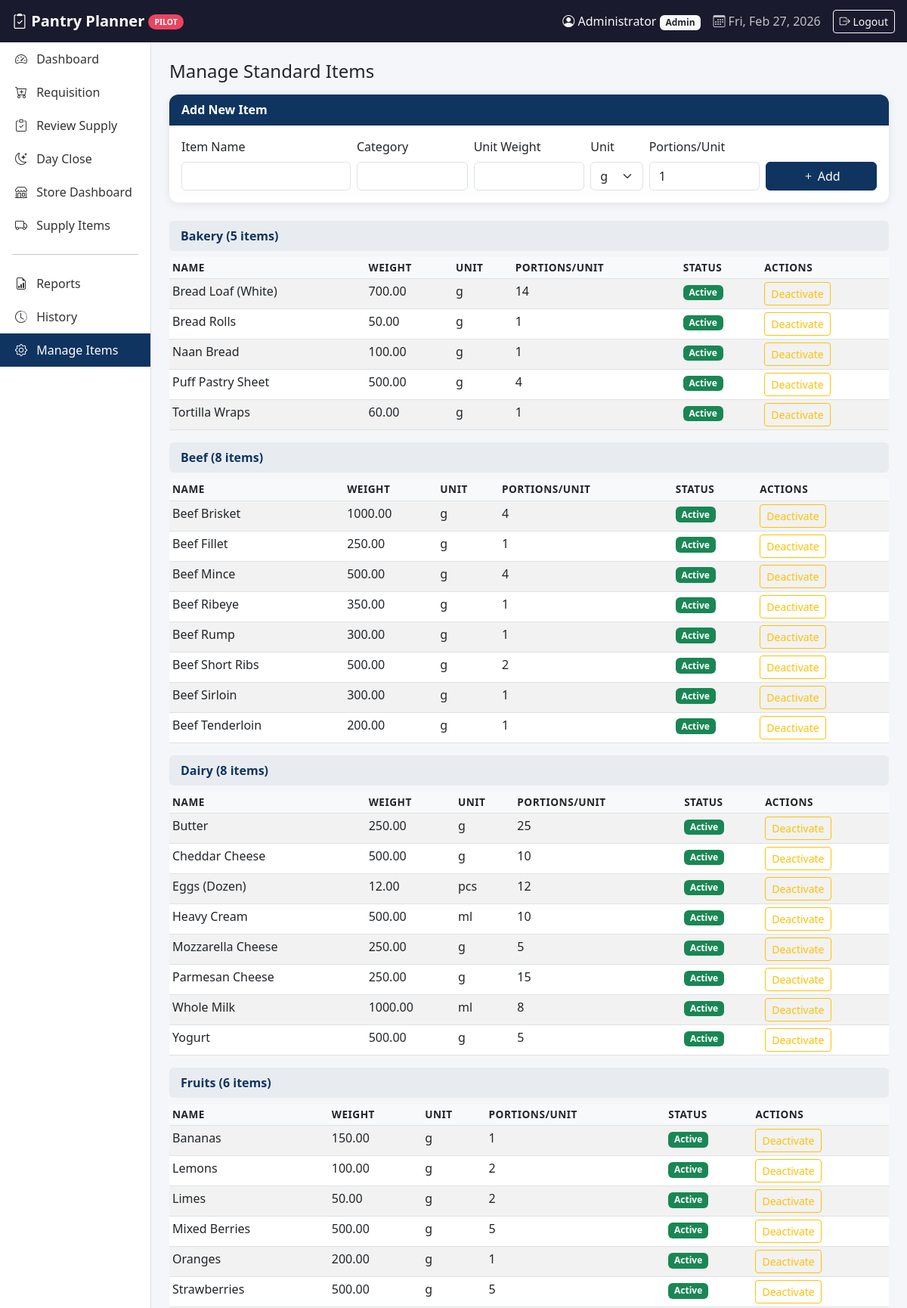
Page /app.php?page=manage_items (signed in, upper part) on the committed database.
### tables this page shows
CREATE TABLE IF NOT EXISTS pilot_items (
    id INT AUTO_INCREMENT PRIMARY KEY,
    name VARCHAR(100) NOT NULL,
    category VARCHAR(50) NOT NULL,
    unit_weight DECIMAL(10,2) NOT NULL,
    weight_unit VARCHAR(10) NOT NULL DEFAULT 'g',
    portions_per_unit INT NOT NULL DEFAULT 1,
    is_active TINYINT(1) DEFAULT 1,
    created_at TIMESTAMP DEFAULT CURRENT_TIMESTAMP
);

### config.php (called while the page is built, shortened)
<?php
function getUserRole() {
    return $_SESSION['pilot_user_role'] ?? '';
}
function getUserName() {
    return $_SESSION['pilot_user_name'] ?? '';
}

### app.php (the view, shortened to what this page needs)
<?php
require_once 'config.php';
$db = getDB();
$role = getUserRole();
$page = $_GET['page'] ?? ($role === 'store' ? 'store_dashboard' : 'chef_dashboard');
?>
<!DOCTYPE html>
<html lang="en">
<head>
    <link href="https://cdn.jsdelivr.net/npm/bootstrap@5.3.0/dist/css/bootstrap.min.css" rel="stylesheet">
    <link href="https://cdn.jsdelivr.net/npm/bootstrap-icons@1.10.0/font/bootstrap-icons.css" rel="stylesheet">
</head>
<body>
    <nav class="navbar navbar-dark px-3 no-print">
        <span class="navbar-brand">
            <i class="bi bi-clipboard2-check"></i> Pantry Planner <span class="badge-pilot">PILOT</span>
        </span>
        <div class="d-flex align-items-center gap-3">
            <span class="text-light">
                <i class="bi bi-person-circle"></i> <?= htmlspecialchars(getUserName()) ?>
                <span class="badge bg-light text-dark"><?= ucfirst($role) ?></span>
            </span>
            <span class="text-light opacity-75"><i class="bi bi-calendar3"></i> <?= date('D, M j, Y') ?></span>
            <a href="logout.php" class="btn btn-outline-light btn-sm"><i class="bi bi-box-arrow-right"></i> Logout</a>
        </div>
    </nav>
    <div class="container-fluid">
        <div class="row">
            <div class="col-md-2 sidebar no-print p-0">
                <nav class="nav flex-column">
                    <?php if ($role === 'chef' || $role === 'admin'): ?>
                        <a class="nav-link <?= $page === 'chef_dashboard' ? 'active' : '' ?>" href="?page=chef_dashboard">
                            <i class="bi bi-speedometer2"></i> Dashboard
                        </a>
                        <a class="nav-link <?= $page === 'requisition' ? 'active' : '' ?>" href="?page=requisition">
                            <i class="bi bi-cart-plus"></i> Requisition
                        </a>
                        <a class="nav-link <?= $page === 'review_supply' ? 'active' : '' ?>" href="?page=review_supply">
                            <i class="bi bi-clipboard-check"></i> Review Supply
                        </a>
                        <a class="nav-link <?= $page === 'day_close' ? 'active' : '' ?>" href="?page=day_close">
                            <i class="bi bi-moon-stars"></i> Day Close
                        </a>
                    <?php endif; ?>
                    <?php if ($role === 'store' || $role === 'admin'): ?>
                        <a class="nav-link <?= $page === 'store_dashboard' ? 'active' : '' ?>" href="?page=store_dashboard">
                            <i class="bi bi-shop"></i> Store Dashboard
                        </a>
                        <a class="nav-link <?= $page === 'supply' ? 'active' : '' ?>" href="?page=supply">
                            <i class="bi bi-truck"></i> Supply Items
                        </a>
                    <?php endif; ?>
                    <hr class="mx-3">
                    <a class="nav-link <?= $page === 'reports' ? 'active' : '' ?>" href="?page=reports">
                        <i class="bi bi-file-earmark-bar-graph"></i> Reports
                    </a>
                    <a class="nav-link <?= $page === 'history' ? 'active' : '' ?>" href="?page=history">
                        <i class="bi bi-clock-history"></i> History
                    </a>
                    <?php if ($role === 'admin'): ?>
                        <a class="nav-link <?= $page === 'manage_items' ? 'active' : '' ?>" href="?page=manage_items">
                            <i class="bi bi-gear"></i> Manage Items
                        </a>
                    <?php endif; ?>
                </nav>
            </div>
            <div class="col-md-10 main-content">
                <?php
                switch ($page) {
                    case 'manage_items':
                        include_manage_items($db);
                        break;
                }
                ?>
            </div>
        </div>
    </div>
</body>
</html>
<?php
function include_manage_items($db) {
    $items = $db->query("SELECT * FROM pilot_items ORDER BY category, name")->fetchAll();
    $categories = [];
    foreach ($items as $item) {
        $categories[$item['category']][] = $item;
    }
?>
    <h4 class="mb-3">Manage Standard Items</h4>
    <div class="card mb-4">
        <div class="card-header">Add New Item</div>
        <div class="card-body">
            <form id="addItemForm" class="row g-2 align-items-end">
                <div class="col-md-3">
                    <label class="form-label">Item Name</label>
                    <input type="text" name="name" class="form-control" required>
                </div>
                <div class="col-md-2">
                    <label class="form-label">Category</label>
                    <input type="text" name="category" class="form-control" list="catList" required>
                </div>
                <div class="col-md-2">
                    <label class="form-label">Unit Weight</label>
                    <input type="number" name="unit_weight" class="form-control" step="0.01" required>
                </div>
                <div class="col-md-1">
                    <label class="form-label">Unit</label>
                    <select name="weight_unit" class="form-select">
                        <option value="g">g</option>
                    </select>
                </div>
                <div class="col-md-2">
                    <label class="form-label">Portions/Unit</label>
                    <input type="number" name="portions_per_unit" class="form-control" min="1" value="1" required>
                </div>
                <div class="col-md-2">
                    <button type="submit" class="btn btn-primary w-100"><i class="bi bi-plus"></i> Add</button>
                </div>
            </form>
        </div>
    </div>
    <?php foreach ($categories as $cat => $catItems): ?>
        <div class="category-header"><?= htmlspecialchars($cat) ?> (<?= count($catItems) ?> items)</div>
        <table class="table table-sm table-striped">
            <thead><tr><th>Name</th><th>Weight</th><th>Unit</th><th>Portions/Unit</th><th>Status</th><th>Actions</th></tr></thead>
            <tbody>
            <?php foreach ($catItems as $it): ?>
                <tr>
                    <td><?= htmlspecialchars($it['name']) ?></td>
                    <td><?= $it['unit_weight'] ?></td>
                    <td><?= $it['weight_unit'] ?></td>
                    <td><?= $it['portions_per_unit'] ?></td>
                    <td><?= $it['is_active'] ? '<span class="badge bg-success">Active</span>' : '<span class="badge bg-secondary">Inactive</span>' ?></td>
                    <td>
                        <button class="btn btn-sm btn-outline-<?= $it['is_active'] ? 'warning' : 'success' ?>"
                                onclick="toggleItem(<?= $it['id'] ?>, <?= $it['is_active'] ? 0 : 1 ?>)">
                            <?= $it['is_active'] ? 'Deactivate' : 'Activate' ?>
                        </button>
                    </td>
                </tr>
            <?php endforeach; ?>
            </tbody>
        </table>
    <?php endforeach; ?>
<?php
}
?>

### app.php (style rules this page uses)
:root { --primary: #0f3460; --accent: #e94560; --dark: #1a1a2e; --light-bg: #f4f6f9; }
body { background: var(--light-bg); font-family: 'Segoe UI', system-ui, sans-serif; }
.navbar { background: var(--dark) !important; }
.navbar-brand { font-weight: 700; color: #fff !important; }
.badge-pilot { background: var(--accent); font-size: 0.65rem; padding: 3px 8px; border-radius: 10px; vertical-align: middle; }
.sidebar { background: #fff; min-height: calc(100vh - 56px); border-right: 1px solid #e0e0e0; padding-top: 20px; }
.sidebar .nav-link { color: #333; padding: 10px 20px; border-radius: 0; font-weight: 500; }
.sidebar .nav-link:hover, .sidebar .nav-link.active { background: var(--primary); color: #fff; }
.sidebar .nav-link i { margin-right: 8px; width: 20px; text-align: center; }
.main-content { padding: 24px; }
.card { border: none; box-shadow: 0 2px 12px rgba(0,0,0,0.08); border-radius: 12px; }
.card-header { background: var(--primary); color: #fff; border-radius: 12px 12px 0 0 !important; font-weight: 600; }
.btn-primary { background: var(--primary); border-color: var(--primary); }
.table th { background: #f8f9fa; font-weight: 600; font-size: 0.85rem; text-transform: uppercase; letter-spacing: 0.5px; }
.category-header { background: #e8ecf1; padding: 8px 15px; font-weight: 600; color: var(--primary); border-radius: 6px; margin: 15px 0 8px; }

### rows in the picture
pilot_items: name "Bread Loaf (White)", unit_weight "700.00", weight_unit "g", portions_per_unit "14", is_active "Active"
pilot_items: name "Bread Rolls", unit_weight "50.00", weight_unit "g", portions_per_unit "1", is_active "Active"
pilot_items: name "Naan Bread", unit_weight "100.00", weight_unit "g", portions_per_unit "1", is_active "Active"
pilot_items: name "Puff Pastry Sheet", unit_weight "500.00", weight_unit "g", portions_per_unit "4", is_active "Active"
pilot_items: name "Tortilla Wraps", unit_weight "60.00", weight_unit "g", portions_per_unit "1", is_active "Active"
pilot_items: name "Beef Brisket", unit_weight "1000.00", weight_unit "g", portions_per_unit "4", is_active "Active"
pilot_items: name "Beef Fillet", unit_weight "250.00", weight_unit "g", portions_per_unit "1", is_active "Active"
pilot_items: name "Beef Mince", unit_weight "500.00", weight_unit "g", portions_per_unit "4", is_active "Active"
pilot_items: name "Beef Ribeye", unit_weight "350.00", weight_unit "g", portions_per_unit "1", is_active "Active"
pilot_items: name "Beef Rump", unit_weight "300.00", weight_unit "g", portions_per_unit "1", is_active "Active"
pilot_items: name "Beef Short Ribs", unit_weight "500.00", weight_unit "g", portions_per_unit "2", is_active "Active"
pilot_items: name "Beef Sirloin", unit_weight "300.00", weight_unit "g", portions_per_unit "1", is_active "Active"
pilot_items: name "Beef Tenderloin", unit_weight "200.00", weight_unit "g", portions_per_unit "1", is_active "Active"
pilot_items: name "Butter", unit_weight "250.00", weight_unit "g", portions_per_unit "25", is_active "Active"
pilot_items: name "Cheddar Cheese", unit_weight "500.00", weight_unit "g", portions_per_unit "10", is_active "Active"
pilot_items: name "Eggs (Dozen)", unit_weight "12.00", weight_unit "pcs", portions_per_unit "12", is_active "Active"
pilot_items: name "Heavy Cream", unit_weight "500.00", weight_unit "ml", portions_per_unit "10", is_active "Active"
pilot_items: name "Mozzarella Cheese", unit_weight "250.00", weight_unit "g", portions_per_unit "5", is_active "Active"
pilot_items: name "Parmesan Cheese", unit_weight "250.00", weight_unit "g", portions_per_unit "15", is_active "Active"
pilot_items: name "Whole Milk", unit_weight "1000.00", weight_unit "ml", portions_per_unit "8", is_active "Active"
pilot_items: name "Yogurt", unit_weight "500.00", weight_unit "g", portions_per_unit "5", is_active "Active"
pilot_items: name "Bananas", unit_weight "150.00", weight_unit "g", portions_per_unit "1", is_active "Active"
pilot_items: name "Lemons", unit_weight "100.00", weight_unit "g", portions_per_unit "2", is_active "Active"
pilot_items: name "Limes", unit_weight "50.00", weight_unit "g", portions_per_unit "2", is_active "Active"
pilot_items: name "Mixed Berries", unit_weight "500.00", weight_unit "g", portions_per_unit "5", is_active "Active"
pilot_items: name "Oranges", unit_weight "200.00", weight_unit "g", portions_per_unit "1", is_active "Active"
pilot_items: name "Strawberries", unit_weight "500.00", weight_unit "g", portions_per_unit "5", is_active "Active"

### other values in the picture
getUserName() "Administrator"
$role "Admin"
$cat "Bakery"
count($catItems) "5"
$cat "Beef"
count($catItems) "8"
$cat "Dairy"
$cat "Fruits"
count($catItems) "6"
